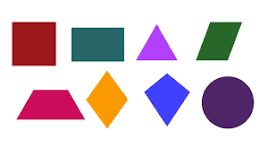
#> input picture newpx.png, 268 x 148 px
$ python trycount.py
#> lines starting #> are read from the running program, lines starting #| are printed output that depends on the picture; after the words box and inside, x2 and y2 are one past the last pixel; in counts of white or black regions, pixels touching at a corner belong together
# import the necessary packages
import argparse
import imutils
import cv2

# load the input image (whose path was supplied via command line
# argument) and display the image to our screen
image = cv2.imread("newpx.png")
#> image is the input picture: shape (148, 268, 3); mean B, G, R 207.6, 198.2, 214.4
cv2.imshow("newpx.png", image)
cv2.waitKey(0)
# convert the image to grayscale
gray = cv2.cvtColor(image, cv2.COLOR_BGR2GRAY)
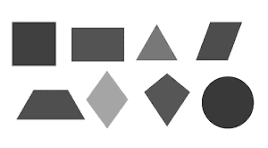
#> gray: shape (148, 268); min 18, max 255, mean 204.1
cv2.imshow("Gray", gray)
cv2.waitKey(0)

# applying edge detection we can find the outlines of objects in
# images
edged = cv2.Canny(gray, 30, 150)
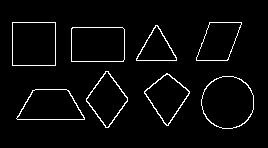
#> edged: shape (148, 268); 3.5% white in thin lines or dots, all inside (x1, y1, x2, y2) = (12, 22, 254, 129)
cv2.imshow("newpx.png", edged)
cv2.waitKey(0)

# threshold the image by setting all pixel values less than 225
# to 255 (white; foreground) and all pixel values >= 225 to 255
# (black; background), thereby segmenting the image
thresh = cv2.threshold(gray, 225, 255, cv2.THRESH_BINARY_INV)[1]
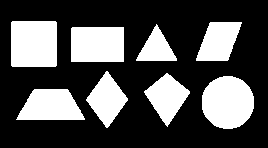
#> thresh: shape (148, 268); 31.2% white; 8 white regions
cv2.imshow("newpx.png", thresh)
cv2.waitKey(0)

# find contours (i.e., outlines) of the foreground objects in the
# thresholded image
cnts = cv2.findContours(thresh.copy(), cv2.RETR_EXTERNAL,
	cv2.CHAIN_APPROX_SIMPLE)
#> cnts = 8 contours; box (x1, y1, x2, y2) and area: (202, 76, 254, 129) 2122, (11, 21, 57, 67) 2023, (71, 27, 124, 62) 1768, (16, 89, 85, 120) 1536, (144, 73, 190, 127) 1224, (196, 22, 242, 61) 1201, (86, 71, 128, 128) 1189, (136, 24, 177, 61) 744
cnts = imutils.grab_contours(cnts)
output = image.copy()
# loop over the contours
for c in cnts:
	# draw each contour on the output image with a 3px thick purple
	# outline, then display the output contours one at a time
	cv2.drawContours(output, [c], -1, (240, 0, 159), 3)
	cv2.imshow("Contours", output)
	cv2.waitKey(0)
#> this loop made 8 passes
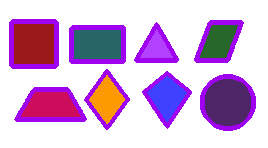
#> output: shape (148, 268, 3); 14.16% of pixels changed, all inside (x1, y1, x2, y2) = (9, 19, 256, 131)

	# draw the total number of contours found in purple
text = "I found {} objects!".format(len(cnts))
#> text = 'I found 8 objects!'
cv2.putText(output, text, (10, 25),  cv2.FONT_HERSHEY_SIMPLEX, 0.7,
	(240, 0, 159), 2)
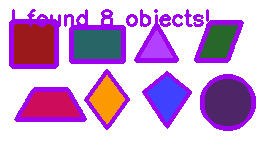
#> output: shape (148, 268, 3); 2.82% of pixels changed, all inside (x1, y1, x2, y2) = (12, 9, 209, 31)
cv2.imshow("Contours", output)
cv2.waitKey(0)

# we apply erosions to reduce the size of foreground objects
mask = thresh.copy()
mask = cv2.erode(mask, None, iterations=5)
#> mask: shape (148, 268); 15.2% white; 8 white regions, largest, box (x1, y1, x2, y2) and area: (16, 26, 52, 62) 1292, (207, 82, 249, 123) 1246, (76, 32, 119, 57) 1074
cv2.imshow("Eroded", mask)
cv2.waitKey(0)

# similarly, dilations can increase the size of the ground objects
mask = thresh.copy()
mask = cv2.dilate(mask, None, iterations=5)
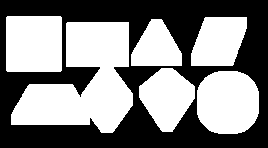
#> mask: shape (148, 268); 51.9% white; 1 black region, box (x1, y1, x2, y2) and area: (0, 0, 268, 148) 19073
cv2.imshow("Dilated", mask)
cv2.waitKey(0)

# a typical operation we may want to apply is to take our mask and
# apply a bitwise AND to our input image, keeping only the masked
# regions
mask = thresh.copy()
output = cv2.bitwise_and(image, image, mask=mask)
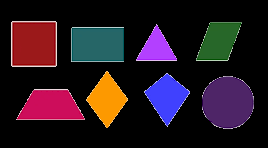
#> output: shape (148, 268, 3); mean B, G, R 32.4, 23, 39.1
cv2.imshow("Output", output)
cv2.waitKey(0)
